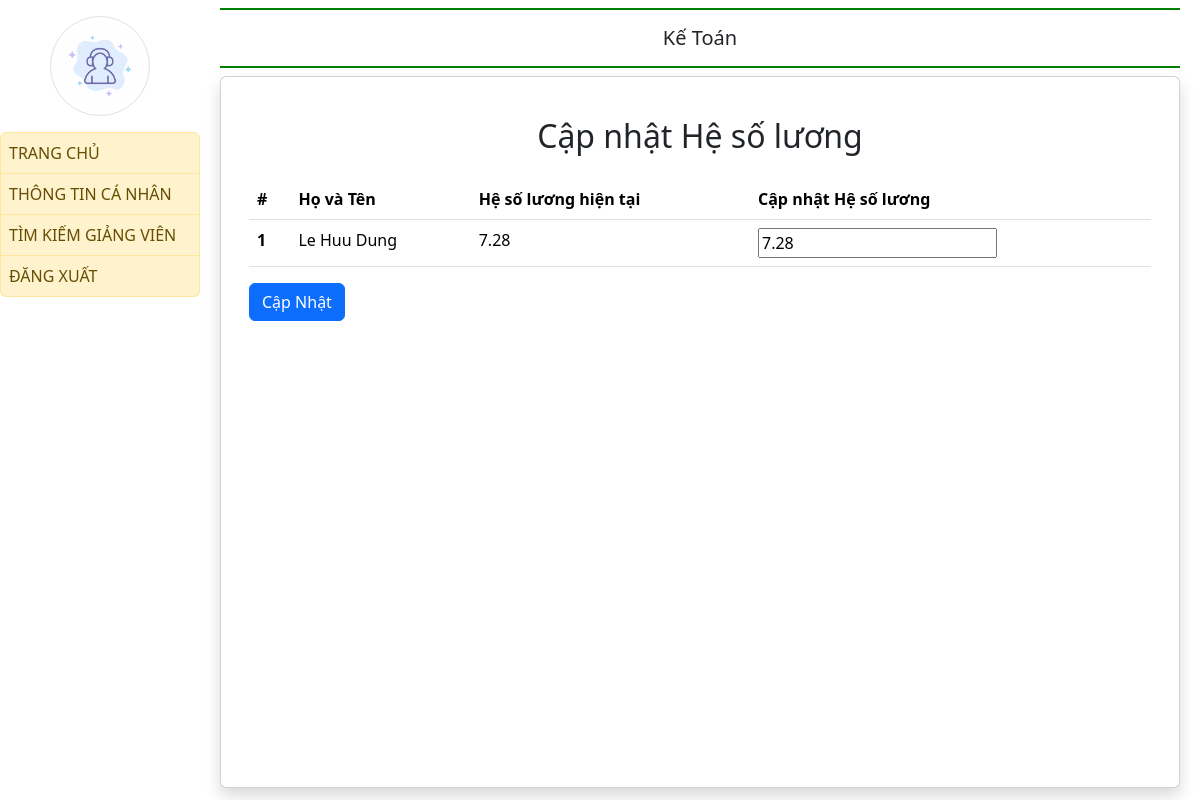
Before: /update_salary/2/ with the older database file.
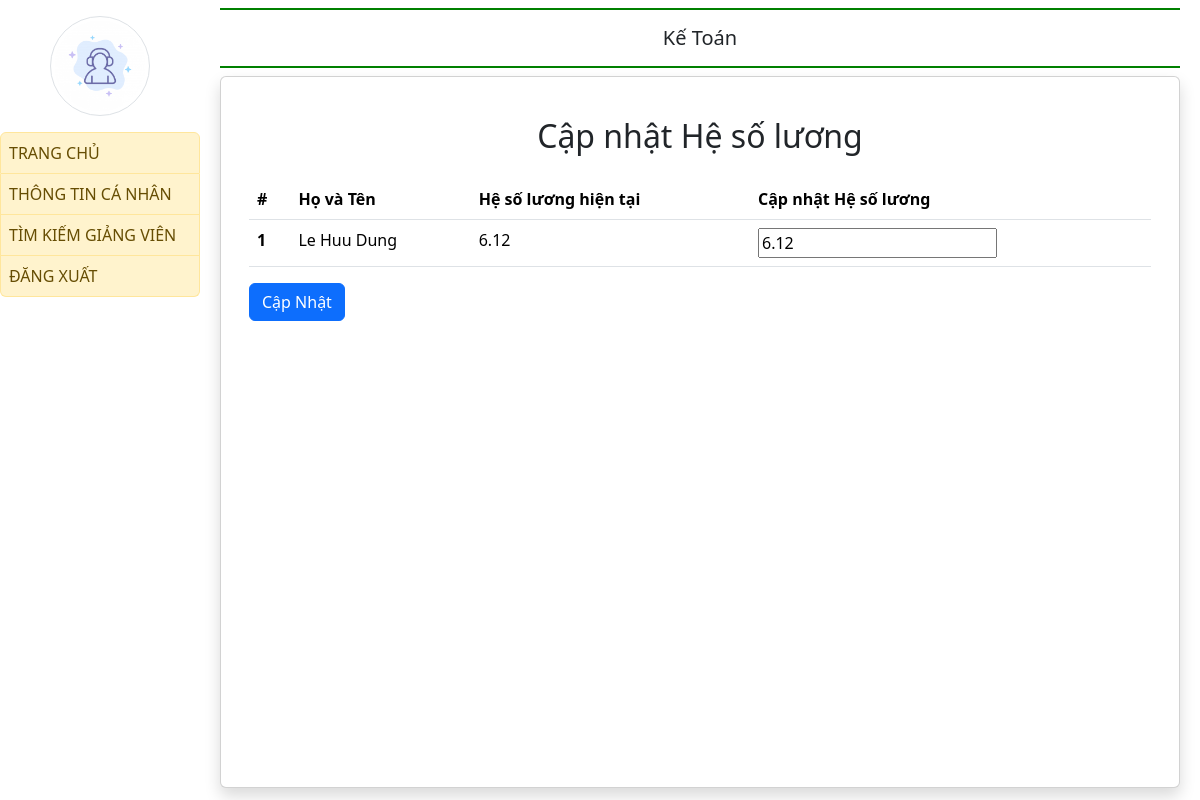
After: the same page with the newer database file.
### quanlyluong/models.py (models this page shows)
class GIANGVIEN(models.Model):
    MAGIANGVIEN = models.CharField(max_length= 8, primary_key=True, unique=True)
    MATD = models.ForeignKey(TRINHDO, on_delete=models.CASCADE) #Mã trình độ
    HOTEN = models.CharField(max_length=50)
    NGAYSINH = models.CharField(max_length=10)
    GIOITINH = models.BooleanField()
    SODIENTHOAI = models.CharField(max_length=10)
    DIACHI = models.CharField(max_length=100)
    MABAC = models.ForeignKey(CAPBAC, on_delete=models.CASCADE) #Mã bậc
    NGAYVAOLAM = models.CharField(max_length=10)
    CHUCVU = models.CharField(max_length=50)
    MANGACH = models.ForeignKey(NGACH, on_delete=models.CASCADE)
    SOTIETDAY = models.IntegerField()

class HESOLUONG(models.Model):
    MABAC = models.ForeignKey(CAPBAC, on_delete=models.CASCADE)
    MANGACH = models.ForeignKey(NGACH, on_delete=models.CASCADE)
    HESO = models.FloatField()
    class Meta:
        unique_together = (('MABAC', 'MANGACH'),)  # Khóa chính composite
        verbose_name_plural = "Hệ số lương"

### quanlyluong/views.py (the view)
# urls.py: path('update_salary/<int:magiangvien>/',
def update_salary(request, magiangvien):
    if request.method == 'POST':
        for key, value in request.POST.items():
            if key.startswith('hesoluong_'):
                magiangvien = key.split('_')[1]
                try:
                    teacher = GIANGVIEN.objects.get(pk=magiangvien)
                    hesoluong = HESOLUONG.objects.get(
                        MABAC_id=teacher.MABAC_id, MANGACH_id=teacher.MANGACH_id)
                    hesoluong.HESO = float(value)
                    hesoluong.save()
                    messages.success(request, 'Cập nhật thành công.')
                except (GIANGVIEN.DoesNotExist, HESOLUONG.DoesNotExist):
                    messages.error(
                        request, 'Không tìm thấy giảng viên hoặc hệ số lương.')
        return redirect('update_salary', magiangvien=magiangvien)
    else:
        teacher = GIANGVIEN.objects.get(pk=magiangvien)
        hesoluong = HESOLUONG.objects.get(
            MABAC_id=teacher.MABAC_id, MANGACH_id=teacher.MANGACH_id)
        return render(request, 'login/update_salary.html', {'teachers': [(teacher, hesoluong)]})

### quanlyluong/templates/login/update_salary.html (shortened to what this page needs)
{% extends 'login/emp_base.html' %}
{% block main %}
<div class="container">
    <h2 class="text-center mt-4 mb-4">Cập nhật Hệ số lương</h2>
    <form method="post">
        <table class="table">
            <thead>
                <tr>
                    <th scope="col">#</th>
                    <th scope="col">Họ và Tên</th>
                    <th scope="col">Hệ số lương hiện tại</th>
                    <th scope="col">Cập nhật Hệ số lương</th>
                </tr>
            </thead>
            <tbody>
                {% for teacher, hesoluong in teachers %}
                <tr>
                    <th scope="row">{{ forloop.counter }}</th>
                    <td>{{ teacher.HOTEN }}</td>
                    <td>
                        {% if hesoluong %}
                            {{ hesoluong.HESO }}
                        {% else %}
                            Không có thông tin
                        {% endif %}
                    </td>
                    <td>
                        <input type="number" step="0.01" name="hesoluong_{{ teacher.MABAC_id }}" value="{{ hesoluong.HESO|default_if_none:'0' }}">
                    </td>
                </tr>
                {% endfor %}
            </tbody>
        </table>
        <button type="submit" class="btn btn-primary">Cập Nhật</button>
    </form>
</div>
{% endblock %}

Changed rows visible on the page:
changed through a linked row, GIANGVIEN "Le Huu Dung": HESO "7.28" → "6.12"
